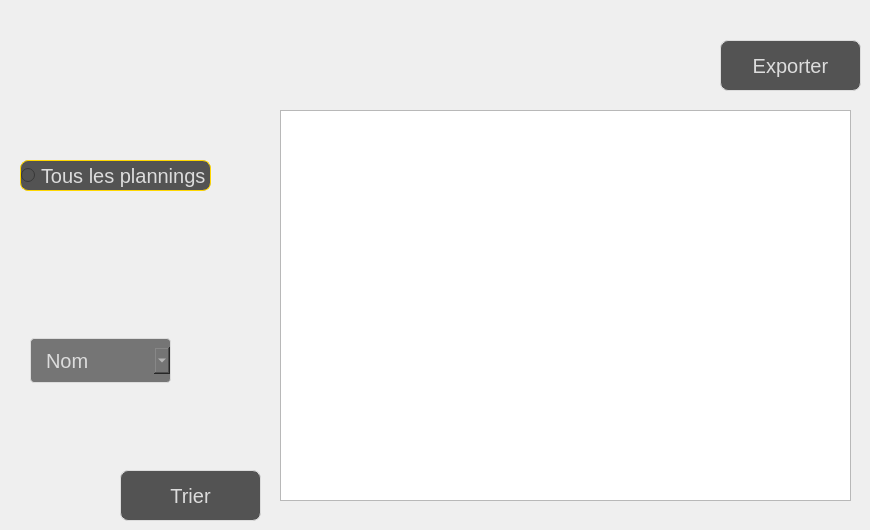
      <widget class="QWidget" name="tab_10">
       <attribute name="title">
        <string>Afficher</string>
       </attribute>
       <widget class="QRadioButton" name="Touslesplannings">
        <property name="geometry">
         <rect>
          <x>20</x>
          <y>160</y>
          <width>191</width>
          <height>31</height>
         </rect>
        </property>
        <property name="styleSheet">
         <string notr="true">QRadioButton {
color: #dcdcdc;
background:#535353;
border: none;
font-size:20px;
font-family:Arial, Helvetica, sans-serif;
text-align: left;
border: 1px solid #FFD700;
border-radius: 8px;
}
QRadioButton:hover {
color:#fff;
background:#FFD700;
border: none;
text-align: left;
}
</string>
        </property>
        <property name="text">
         <string>Tous les plannings</string>
        </property>
       </widget>
       <widget class="QLabel" name="label_20">
        <property name="geometry">
         <rect>
          <x>60</x>
          <y>270</y>
          <width>231</width>
          <height>16</height>
         </rect>
        </property>
        <property name="styleSheet">
         <string notr="true">QLabel {
  width: 100%;
  padding: 12px 20px;
  margin: 8px 0;
  display: inline-block;
  color: #FFD700;
  font-size: 20px;
font-family:Arial, Helvetica, sans-serif;
}</string>
        </property>
        <property name="text">
         <string/>
        </property>
       </widget>
       <widget class="QTableView" name="tab_affichage_planning">
        <property name="geometry">
         <rect>
          <x>280</x>
          <y>110</y>
          <width>571</width>
          <height>391</height>
         </rect>
        </property>
        <property name="styleSheet">
         <string notr="true">#tab_tri {
background:#DCDCDC;
}</string>
        </property>
       </widget>
       <widget class="QComboBox" name="comboBox_Planning">
        <property name="geometry">
         <rect>
          <x>30</x>
          <y>330</y>
          <width>141</width>
          <height>61</height>
         </rect>
        </property>
        <property name="styleSheet">
         <string notr="true">QComboBox {
  width: 100%;
  padding: 10px 15px;
  margin: 8px 0;
  display: inline-block;
  border: 1px solid #dcdcdc;
  border-radius: 4px;
  box-sizing: border-box;
  background: #757575;
  color: #dcdcdc;
  font-size: 20px;
font-family:Arial, Helvetica, sans-serif;
}</string>
        </property>
        <item>
         <property name="text">
          <string>Nom</string>
         </property>
        </item>
        <item>
         <property name="text">
          <string>Date</string>
         </property>
        </item>
        <item>
         <property name="text">
          <string>Heure</string>
         </property>
        </item>
       </widget>
       <widget class="QPushButton" name="Trier_planning">
        <property name="geometry">
         <rect>
          <x>120</x>
          <y>470</y>
          <width>141</width>
          <height>51</height>
         </rect>
        </property>
        <property name="styleSheet">
         <string notr="true">QPushButton {
color: #dcdcdc;
background:#535353;
border: none;
font-size:20px;
font-family:Arial, Helvetica, sans-serif;
border: 1px solid #DCDCDC;
border-radius: 8px;
}
QPushButton:hover {
color:#fff;
background:#FFD700;
border: none;
}
</string>
        </property>
        <property name="text">
         <string>Trier</string>
        </property>
       </widget>
       <widget class="QPushButton" name="Exporter_planning">
        <property name="geometry">
         <rect>
          <x>720</x>
          <y>40</y>
          <width>141</width>
          <height>51</height>
         </rect>
        </property>
        <property name="styleSheet">
         <string notr="true">QPushButton {
color: #dcdcdc;
background:#535353;
border: none;
font-size:20px;
font-family:Arial, Helvetica, sans-serif;
border: 1px solid #DCDCDC;
border-radius: 8px;
}
QPushButton:hover {
color:#fff;
background:#FFD700;
border: none;
}
</string>
        </property>
        <property name="text">
         <string>Exporter</string>
        </property>
       </widget>
      </widget>
